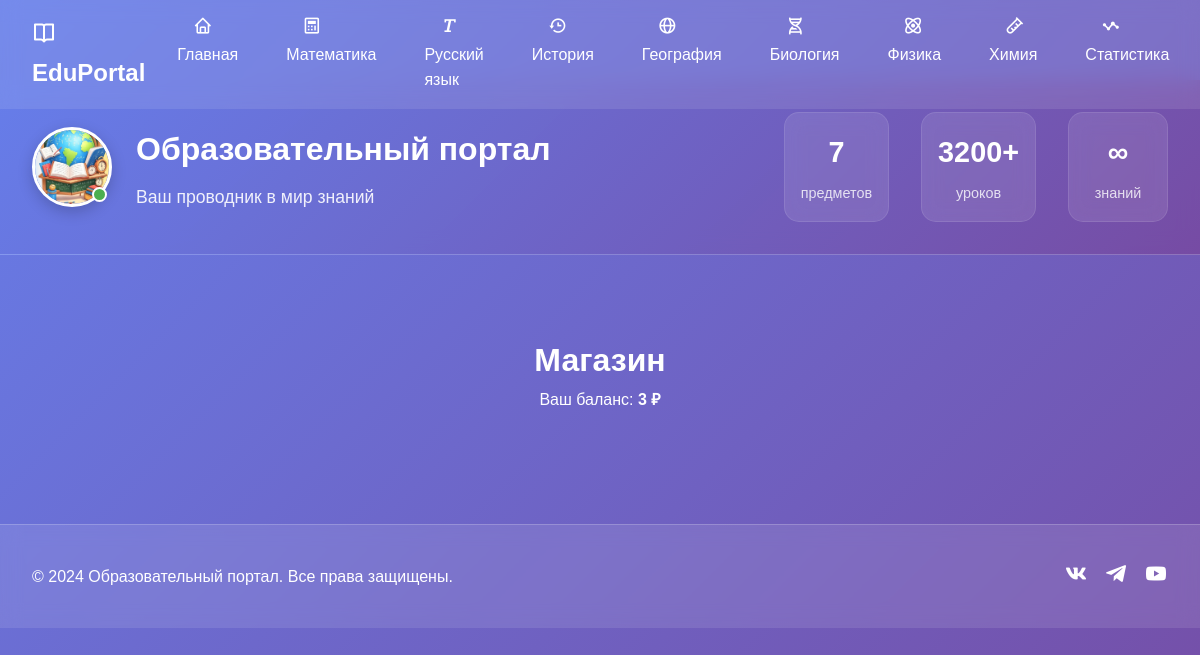
Before: /shop (signed in) with the older database file.
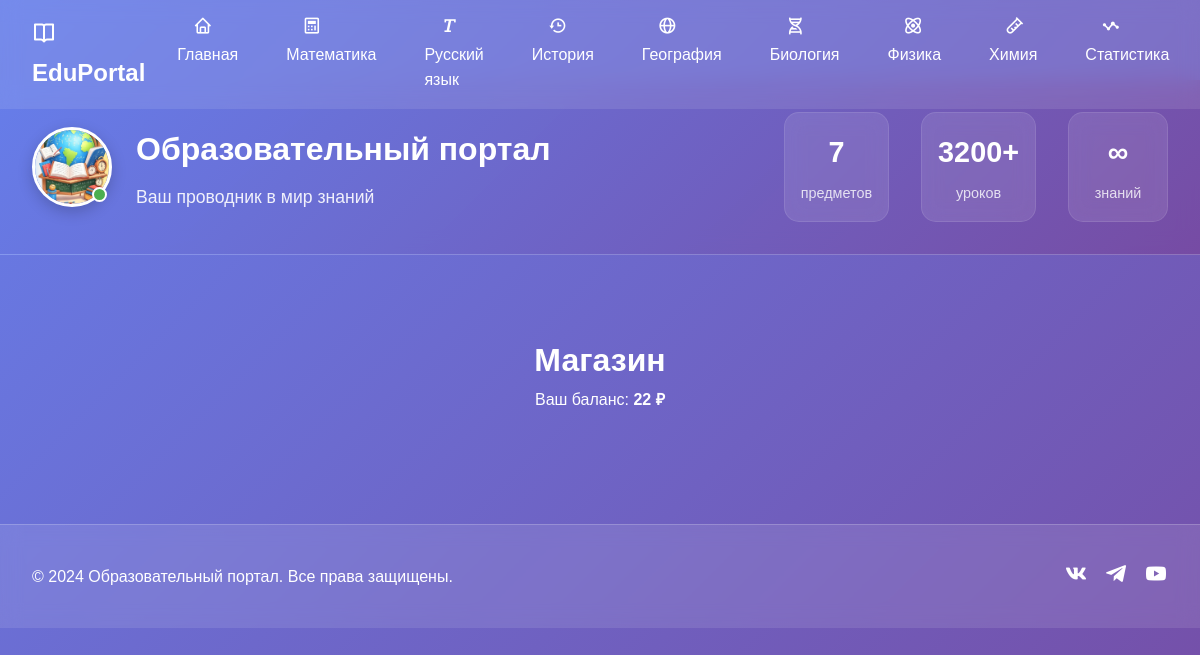
After: the same page with the newer database file.
### my/models.py (models this page shows, shortened)
class User(UserMixin, db.Model):
    id = db.Column(db.Integer, primary_key=True)
    username = db.Column(db.String(64), unique=True, nullable=False)
    email = db.Column(db.String(120), unique=True, nullable=False)
    password_hash = db.Column(db.String(128))
    money = db.Column(db.Integer, default=0)
    total_answers = db.Column(db.Integer, default=0)
    correct_answers = db.Column(db.Integer, default=0)
    created_at = db.Column(db.DateTime, default=datetime.utcnow)
    purchases = db.relationship('Purchase', backref='user', lazy=True)

### my/views/routes.py (the view)
@main_bp.route('/shop')
@login_required
def shop():
    products = Product.query.all()
    return render_template('shop.html', products=products)

### my/models.py (called while the page is built)
def load_user(user_id):
    from my import login_manager
    return User.query.get(int(user_id))

### my/templates/shop.html (shortened to what this page needs)
{% extends "base.html" %}
{% block content %}
<div class="subject-header">
    <h1>Магазин</h1>
    <p>Ваш баланс: <strong>{{ current_user.money }} ₽</strong></p>
</div>
{% endblock %}

Changed rows visible on the page:
changed User: money "3" → "22"
